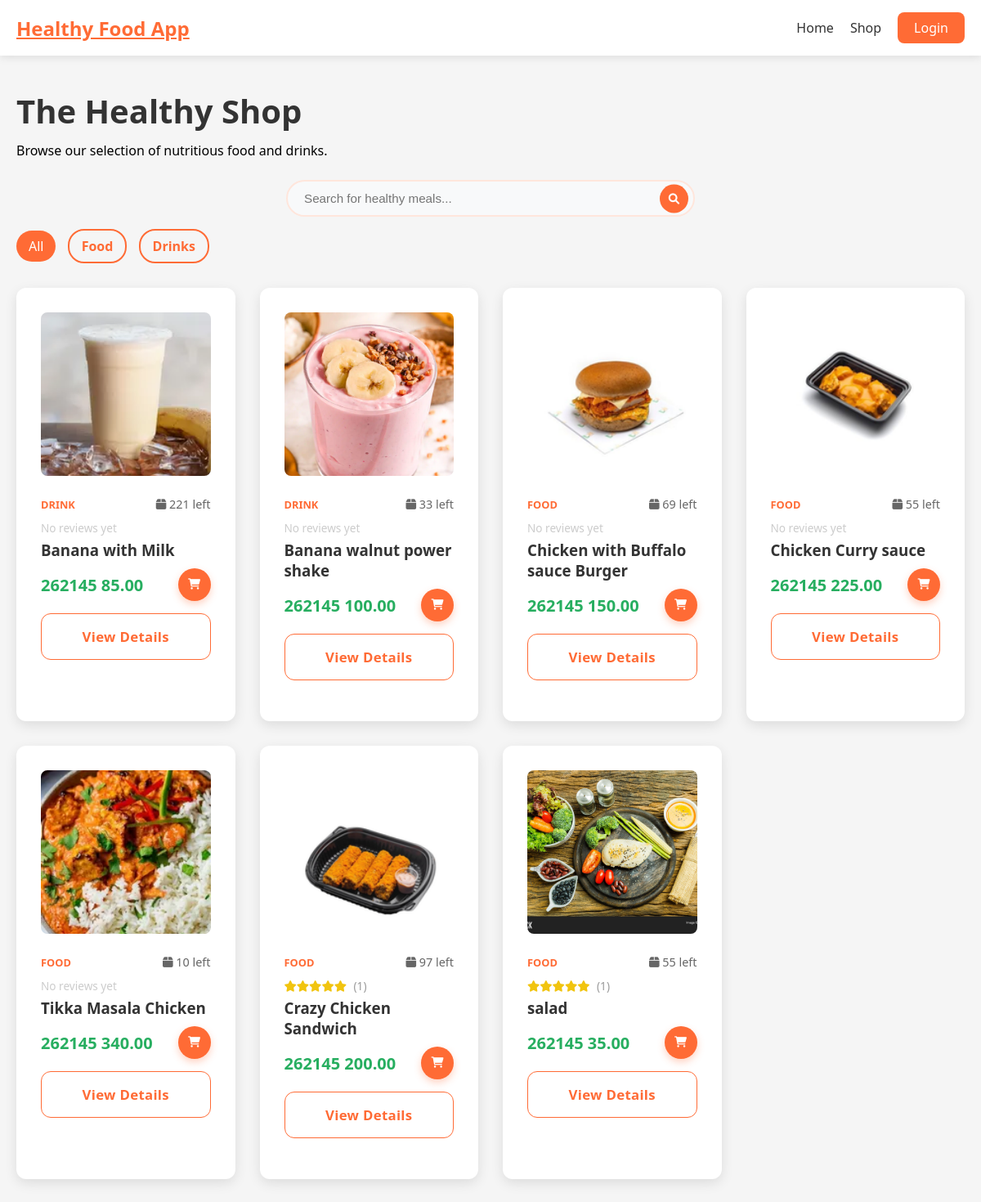
The page /shop.php on the database its author committed.
### tables this page shows
CREATE TABLE `products` (
  `id` int(11) NOT NULL,
  `name` varchar(150) NOT NULL,
  `description` text DEFAULT NULL,
  `price` decimal(10,2) NOT NULL,
  `stock` int(11) NOT NULL DEFAULT 0,
  `image_path` varchar(255) DEFAULT NULL,
  `type` enum('food','drink') NOT NULL,
  `status` enum('active','archived') NOT NULL DEFAULT 'active',
  `created_at` datetime DEFAULT current_timestamp()
);

### config.php (called while the page is built, shortened)
<?php
function getImageUrl($url)
{
    return $url;
}
function isLoggedIn(): bool
{
    return isset($_SESSION['user_id']);
}
?>

### shop.php (the view, shortened to what this page needs)
<?php
require_once __DIR__ . '/init.php';
$type = $_GET['type'] ?? '';
$search = isset($_GET['search']) ? trim($_GET['search']) : '';
$query = "SELECT p.*, AVG(r.rating) as avg_rating, COUNT(r.id) as review_count
          FROM products p
          LEFT JOIN reviews r ON p.id = r.product_id
          WHERE p.status = 'active'";
$query .= " GROUP BY p.id ORDER BY p.created_at DESC";
$result = $conn->query($query);
include __DIR__ . '/header.php';
?>
<div class="dashboard-container">
    <div class="dashboard-header">
        <h1>The Healthy Shop</h1>
        <p>Browse our selection of nutritious food and drinks.</p>
        <div style="max-width: 500px; margin: 25px auto 0; position: relative;">
            <form action="shop.php" method="GET">
                <input type="text" name="search" placeholder="Search for healthy meals..."
                    value="<?php echo htmlspecialchars($search); ?>"
                    style="width: 100%; padding: 12px 50px 12px 20px; border-radius: 25px; border: 2px solid #ffe6dc; font-size: 0.95rem; outline: none; transition: border-color 0.2s;">
                <button type="submit"
                    style="position: absolute; right: 8px; top: 50%; transform: translateY(-50%); background: #ff6b35; color: white; border: none; width: 35px; height: 35px; border-radius: 50%; cursor: pointer;">
                    <i class="fas fa-search"></i>
                </button>
            </form>
        </div>
        <div style="margin-top: 25px;">
            <a href="shop.php<?php echo $search ? '?search=' . urlencode($search) : ''; ?>"
                class="<?php echo !$type ? 'btn-login' : 'btn-secondary'; ?>"
                style="padding: 8px 15px; text-decoration: none; margin-right: 10px; border-radius: 20px; border-color: #ff6b35; <?php echo !$type ? '' : 'color: #ff6b35;'; ?>">All</a>
            <a href="shop.php?type=food<?php echo $search ? '&search=' . urlencode($search) : ''; ?>"
                class="<?php echo $type === 'food' ? 'btn-login' : 'btn-secondary'; ?>"
                style="padding: 8px 15px; text-decoration: none; margin-right: 10px; border-radius: 20px; border-color: #ff6b35; <?php echo $type === 'food' ? '' : 'color: #ff6b35;'; ?>">Food</a>
            <a href="shop.php?type=drink<?php echo $search ? '&search=' . urlencode($search) : ''; ?>"
                class="<?php echo $type === 'drink' ? 'btn-login' : 'btn-secondary'; ?>"
                style="padding: 8px 15px; text-decoration: none; border-radius: 20px; border-color: #ff6b35; <?php echo $type === 'drink' ? '' : 'color: #ff6b35;'; ?>">Drinks</a>
        </div>
    </div>
    <div class="features-grid">
        <?php if ($result->num_rows > 0): ?>
            <?php while ($product = $result->fetch_assoc()): ?>
                <div class="feature-card" style="text-align: left;">
                    <img src="<?php echo getImageUrl($product['image_path']) ?: 'assets/images/placeholder-300x300.png'; ?>"
                        alt="<?php echo htmlspecialchars($product['name']); ?>"
                        style="width: 100%; height: 200px; object-fit: cover; border-radius: 8px; margin-bottom: 20px;">
                    <div style="display: flex; justify-content: space-between; align-items: center;">
                        <span style="font-size: 0.8rem; text-transform: uppercase; color: #ff6b35; font-weight: 700;">
                            <?php echo $product['type']; ?>
                        </span>
                        <span style="font-size: 0.9rem; color: #666;"><i class="fas fa-box"></i>
                            <?php echo $product['stock']; ?> left
                        </span>
                    </div>
                    <div style="margin: 10px 0 5px 0; color: #f1c40f; font-size: 0.85rem;">
                        <?php if ($product['review_count'] > 0): ?>
                            <?php
                            $rating = round($product['avg_rating']);
                            for ($i = 1; $i <= 5; $i++) {
                                echo $i <= $rating ? '<i class="fas fa-star"></i>' : '<i class="far fa-star"></i>';
                            }
                            ?>
                            <span style="color: #999; margin-left: 5px;">(<?php echo $product['review_count']; ?>)</span>
                        <?php else: ?>
                            <span style="color: #ccc;">No reviews yet</span>
                        <?php endif; ?>
                    </div>
                    <h3 style="margin: 5px 0 10px 0;">
                        <?php echo htmlspecialchars($product['name']); ?>
                    </h3>
                    <div style="display: flex; justify-content: space-between; align-items: center; margin-top: 10px;">
                        <div style="font-weight: 700; color: #27ae60; font-size: 1.25rem;">
                            <?php echo CURRENCY_SYMBOL; ?>         <?php echo number_format($product['price'], 2); ?>
                        </div>
                        <form action="actions/cart_action.php" method="POST" style="margin: 0;">
                            <button type="submit" class="quick-add-btn" title="Add to Cart"
                                style="background: #ff6b35; color: white; border: none; width: 40px; height: 40px; border-radius: 50%; cursor: pointer; display: flex; align-items: center; justify-content: center; transition: all 0.2s; box-shadow: 0 4px 10px rgba(255, 107, 53, 0.3);">
                                <i class="fas fa-shopping-cart"></i>
                            </button>
                        </form>
                    </div>
                    <a href="product.php?id=<?php echo $product['id']; ?>" class="login-btn"
                        style="display: block; text-align: center; margin-top: 15px; text-decoration: none; background: transparent; color: #ff6b35; border: 1px solid #ff6b35;">View
                        Details</a>
                </div>
            <?php endwhile; ?>
        <?php else: ?>
            <p style="text-align: center; grid-column: 1/-1;">No products found matching your criteria.</p>
        <?php endif; ?>
    </div>
</div>
</main>
</body>
</html>

### header.php (shortened to what this page needs)
<?php require_once __DIR__ . '/init.php'; ?>
<!DOCTYPE html>
<html lang="en">
<head>
    <link rel="stylesheet" href="/app/assets/css/styles.css">
    <link rel="stylesheet" href="https://cdnjs.cloudflare.com/ajax/libs/font-awesome/6.0.0/css/all.min.css">
</head>
<body>
    <nav class="navbar">
        <div class="nav-container">
            <a href="/app/index1.php" class="logo">
                <?php echo SITE_NAME; ?>
            </a>
            <div class="nav-links">
                <a href="/app/index1.php">Home</a>
                <a href="/app/shop.php">Shop</a>
                <?php if (isLoggedIn()): ?>
                    <a href="/app/cart.php" class="cart-link">
                        <i class="fas fa-shopping-cart"></i>
                        <span class="cart-count">
                            <?php echo getCartCount($conn); ?>
                        </span>
                    </a>
                    <a href="/app/profile.php">Profile</a>
                    <a href="/app/recommendations.php">Recommendations</a>
                    <a href="/app/chat.php">Chatbot</a>
                    <?php if (isAdmin()): ?>
                        <a href="/app/admin/AdminPanel.php" class="btn-admin">Admin</a>
                    <?php endif; ?>
                    <a href="/app/logout.php">Logout</a>
                <?php else: ?>
                    <a href="/app/login.php" class="btn-login">Login</a>
                <?php endif; ?>
            </div>
        </div>
    </nav>
    <main class="main-content">

### assets/css/styles.css (style rules this page uses)
* { margin: 0; padding: 0; box-sizing: border-box; }
body { font-family: 'Segoe UI', Tahoma, Geneva, Verdana, sans-serif; margin: 0; padding: 0; min-height: 100vh; background: #f5f5f5; }
input[type="text"], input[type="email"], input[type="password"], input[type="tel"] { width: 100%; padding: 14px 18px; border: 2px solid #e1e5e9; border-radius: 12px; font-size: 1rem; transition: all 0.3s ease; background: #f8f9fa; position: relative; }
.login-btn, .register-btn { width: 100%; padding: 16px; background: linear-gradient(135deg, #ff6b35 0%, #f7931e 100%); color: white; border: none; border-radius: 12px; font-size: 1.05rem; font-weight: 600; cursor: pointer; transition: all 0.3s ease; margin-bottom: 20px; position: relative; overflow: hidden; letter-spacing: 0.3px; }
.navbar { background: white; box-shadow: 0 2px 10px rgba(0, 0, 0, 0.1); padding: 15px 0; position: sticky; top: 0; z-index: 1000; }
.nav-container { max-width: 1200px; margin: 0 auto; padding: 0 20px; display: flex; justify-content: space-between; align-items: center; }
.logo { font-size: 1.5rem; font-weight: 700; color: #ff6b35; }
.nav-links { display: flex; gap: 20px; align-items: center; }
.nav-links a { text-decoration: none; color: #333; font-weight: 500; transition: color 0.3s; }
.btn-login { background: #ff6b35; color: white !important; padding: 8px 20px; border-radius: 8px; }
.btn-primary, .btn-secondary { padding: 15px 30px; border-radius: 8px; text-decoration: none; font-weight: 600; transition: all 0.3s; }
.btn-secondary { background: transparent; color: white; border: 2px solid white; }
.features-grid { display: grid; grid-template-columns: repeat(auto-fill, minmax(250px, 1fr)); gap: 30px; }
.feature-card { background: white; padding: 30px; border-radius: 12px; text-align: center; box-shadow: 0 5px 15px rgba(0, 0, 0, 0.1); transition: transform 0.3s; }
.feature-card h3 { color: #333; margin-bottom: 15px; }
:root { --primary-glow: radial-gradient(rgba(255, 107, 53, 0.4), rgba(255, 107, 53, 0)); --secondary-glow: linear-gradient(to bottom right, rgba(255, 255, 255, 0), rgba(255, 255, 255, 0), rgba(255, 107, 53, 0.3)); }
.dashboard-container { max-width: 1200px; margin: 40px auto; padding: 0 20px; }
.dashboard-header { margin-bottom: 40px; }
.dashboard-header h1 { font-size: 2.5rem; color: #333; margin-bottom: 10px; }

### rows shown on the page
products: image_path (picture), type "DRINK", stock "221", shows "No reviews yet", name "Banana with Milk", price "85.00"
products: image_path (picture), type "DRINK", stock "33", shows "No reviews yet", name "Banana walnut power shake", price "100.00"
products: image_path (picture), type "FOOD", stock "69", shows "No reviews yet", name "Chicken with Buffalo sauce Burger", price "150.00"
products: image_path (picture), type "FOOD", stock "55", shows "No reviews yet", name "Chicken Curry sauce", price "225.00"
products: image_path (picture), type "FOOD", stock "10", shows "No reviews yet", name "Tikka Masala Chicken", price "340.00"
products: image_path (picture), type "FOOD", stock "97", review_count "1", name "Crazy Chicken Sandwich", price "200.00"
products: image_path (picture), type "FOOD", stock "55", review_count "1", name "salad", price "35.00"

### other values the page prints
SITE_NAME "Healthy Food App"
